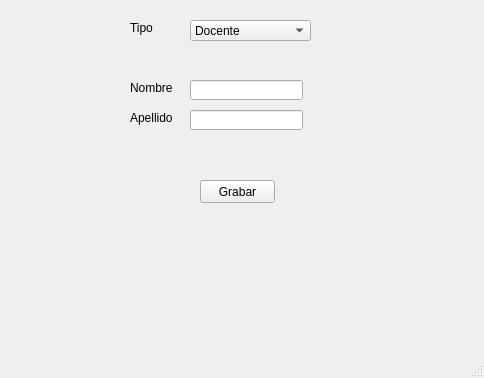
<?xml version="1.0" encoding="UTF-8"?>
<ui version="4.0">
 <class>vtn_principal</class>
 <widget class="QMainWindow" name="vtn_principal">
  <property name="geometry">
   <rect>
    <x>0</x>
    <y>0</y>
    <width>484</width>
    <height>378</height>
   </rect>
  </property>
  <property name="windowTitle">
   <string>vtn_principal</string>
  </property>
  <widget class="QWidget" name="centralwidget">
   <widget class="QLineEdit" name="line_nombre">
    <property name="geometry">
     <rect>
      <x>190</x>
      <y>80</y>
      <width>113</width>
      <height>20</height>
     </rect>
    </property>
   </widget>
   <widget class="QLineEdit" name="line_apellido">
    <property name="geometry">
     <rect>
      <x>190</x>
      <y>110</y>
      <width>113</width>
      <height>20</height>
     </rect>
    </property>
   </widget>
   <widget class="QLabel" name="lbl_Nombre">
    <property name="geometry">
     <rect>
      <x>130</x>
      <y>80</y>
      <width>51</width>
      <height>16</height>
     </rect>
    </property>
    <property name="text">
     <string>Nombre</string>
    </property>
   </widget>
   <widget class="QLabel" name="lbl_Apellido">
    <property name="geometry">
     <rect>
      <x>130</x>
      <y>110</y>
      <width>51</width>
      <height>16</height>
     </rect>
    </property>
    <property name="text">
     <string>Apellido</string>
    </property>
   </widget>
   <widget class="QPushButton" name="pBtton_Grabar">
    <property name="geometry">
     <rect>
      <x>200</x>
      <y>180</y>
      <width>75</width>
      <height>23</height>
     </rect>
    </property>
    <property name="text">
     <string>Grabar</string>
    </property>
   </widget>
   <widget class="QComboBox" name="cb_tipo_persona">
    <property name="geometry">
     <rect>
      <x>190</x>
      <y>20</y>
      <width>121</width>
      <height>21</height>
     </rect>
    </property>
    <item>
     <property name="text">
      <string>Docente</string>
     </property>
    </item>
    <item>
     <property name="text">
      <string>Estudiante</string>
     </property>
    </item>
   </widget>
   <widget class="QLabel" name="lbl_tipo_persona">
    <property name="geometry">
     <rect>
      <x>130</x>
      <y>20</y>
      <width>51</width>
      <height>16</height>
     </rect>
    </property>
    <property name="text">
     <string>Tipo</string>
    </property>
   </widget>
  </widget>
  <widget class="QMenuBar" name="menubar">
   <property name="geometry">
    <rect>
     <x>0</x>
     <y>0</y>
     <width>484</width>
     <height>21</height>
    </rect>
   </property>
  </widget>
  <widget class="QStatusBar" name="statusbar"/>
 </widget>
 <resources/>
 <connections/>
</ui>
